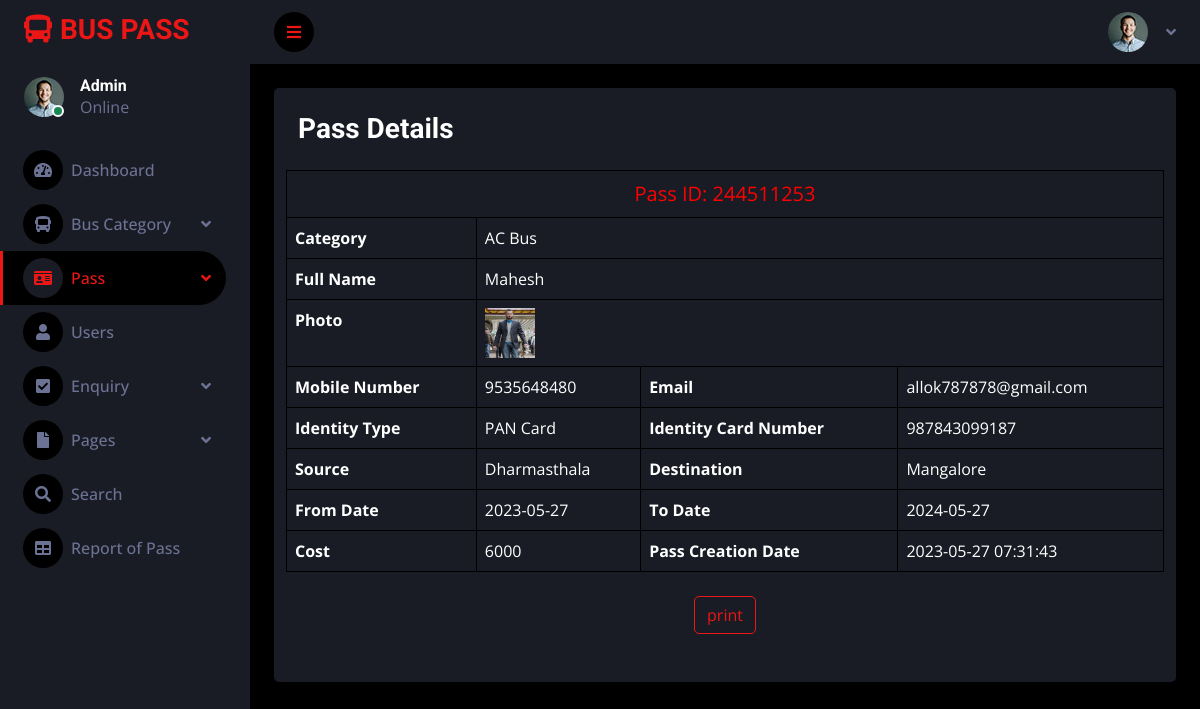
Screenshot of /admin/view-pass-detail.php?viewid=9 (signed in) with the database file from the repository.
### tables this page shows
CREATE TABLE `tblpass` (
  `ID` int(10) NOT NULL,
  `PassNumber` varchar(200) DEFAULT NULL,
  `FullName` varchar(200) DEFAULT NULL,
  `ProfileImage` varchar(200) DEFAULT NULL,
  `ContactNumber` bigint(10) DEFAULT NULL,
  `Email` varchar(200) DEFAULT NULL,
  `IdentityType` varchar(200) DEFAULT NULL,
  `IdentityCardno` varchar(200) DEFAULT NULL,
  `Category` varchar(100) DEFAULT NULL,
  `Source` varchar(200) DEFAULT NULL,
  `Destination` varchar(200) DEFAULT NULL,
  `FromDate` varchar(200) DEFAULT NULL,
  `ToDate` varchar(200) DEFAULT NULL,
  `Cost` decimal(10,0) DEFAULT NULL,
  `Status` varchar(50) NOT NULL DEFAULT 'Pending',
  `Payment` varchar(100) NOT NULL DEFAULT 'Not Done',
  `PasscreationDate` timestamp NULL DEFAULT current_timestamp()
);

### admin/view-pass-detail.php (the view, shortened to what this page needs)
<?php
include('includes/dbconnection.php');
if (strlen($_SESSION['bpmsaid']==0)) {
  header('location:logout.php');
  } else{
?>
<!DOCTYPE html>
<html lang="en">
<head>
    <link href="https://cdnjs.cloudflare.com/ajax/libs/font-awesome/5.10.0/css/all.min.css" rel="stylesheet">
    <link href="https://cdn.jsdelivr.net/npm/bootstrap-icons@1.4.1/font/bootstrap-icons.css" rel="stylesheet">
    <link href="lib/owlcarousel/assets/owl.carousel.min.css" rel="stylesheet">
    <link href="lib/tempusdominus/css/tempusdominus-bootstrap-4.min.css" rel="stylesheet" />
    <link href="css/bootstrap.min.css" rel="stylesheet">
    <link href="css/style.css" rel="stylesheet">
</head>
<body>
    <?php include('includes/sidebar2.php');?>
    <div class="content">
    <?php include_once('includes/header.php');?>
    <div class="container-fluid position-relative d-flex p-0">
        <div class="container-fluid pt-4 px-4">
        <div class="col-12">
                        <div class="bg-secondary rounded h-100 p-4">
                        <div class="row" id="divToPrint">
                            <h3 class="mb-4">Pass Details</h3>
                            <?php
$vid=$_GET['viewid'];
$sql="SELECT * from  tblpass where ID=$vid";
$query = $dbh -> prepare($sql);
$query->execute();
$results=$query->fetchAll(PDO::FETCH_OBJ);
$cnt=1;
if($query->rowCount() > 0)
{
foreach($results as $row)
{               ?>
                                    <table border="1" class="table table-bordered" >
                                    <tr align="center">
<td colspan="6" style="font-size:20px;color:red">
 Pass ID: <?php  echo ($row->PassNumber);?></td></tr>
   <tr>
        <th scope>Category</th>
    <td colspan="3"><?php  echo ($row->Category);?></td>
  </tr>
<tr>
    <th scope>Full Name</th>
    <td colspan="3"><?php  echo ($row->FullName);?></td>
  </tr>
  <tr>
    <th scope>Photo</th>
    <td colspan="3"><img src="images/<?php  echo ($row->ProfileImage);?>" width="50" height="50"></td>
  </tr>
  <tr>
    <th scope>Mobile Number</th>
    <td><?php  echo ($row->ContactNumber);?></td>
    <th scope>Email</th>
    <td><?php  echo ($row->Email);?></td>
  </tr>
<tr>
    <th scope>Identity Type</th>
    <td><?php  echo ($row->IdentityType);?></td>
    <th scope>Identity Card Number</th>
    <td><?php  echo ($row->IdentityCardno);?></td>
  </tr>
  <tr>
    <th scope>Source</th>
    <td><?php  echo ($row->Source);?></td>
    <th scope>Destination</th>
    <td><?php  echo ($row->Destination);?></td>
  </tr>
<tr>
    <th scope>From Date</th>
    <td><?php  echo ($row->FromDate);?></td>
    <th scope>To Date</th>
    <td><?php  echo ($row->ToDate);?></td>
  </tr>
  <tr>
    <th scope>Cost</th>
    <td><?php  echo ($row->Cost);?></td>
    <th scope>Pass Creation Date</th>
    <td><?php  echo ($row->PasscreationDate);?></td>
  </tr>
   <?php $cnt=$cnt+1;}} ?>
   </table>
   </div>
   <p style="text-align: center;font-size: 20px; color: red;">
   <input type="button" class="btn btn-outline-primary m-2"  value="print" onclick="PrintDiv();" /></p>
</div>
</div>
</div>
</div>
</body>
</html>
<?php }  ?>

### admin/includes/sidebar2.php (shortened to what this page needs)
<?php
include('includes/dbconnection.php');
?>
<!DOCTYPE html>
<html lang="en">
<head>
    <link href="https://cdnjs.cloudflare.com/ajax/libs/font-awesome/5.10.0/css/all.min.css" rel="stylesheet">
    <link href="https://cdn.jsdelivr.net/npm/bootstrap-icons@1.4.1/font/bootstrap-icons.css" rel="stylesheet">
    <link href="lib/owlcarousel/assets/owl.carousel.min.css" rel="stylesheet">
    <link href="lib/tempusdominus/css/tempusdominus-bootstrap-4.min.css" rel="stylesheet" />
    <link href="css/bootstrap.min.css" rel="stylesheet">
    <link href="css/style.css" rel="stylesheet">
</head>
<body>
 <div class="sidebar pe-4 pb-3">
            <nav class="navbar bg-secondary navbar-dark">
                <a href="dashboard.php" class="navbar-brand mx-4 mb-3">
                    <h3 class="text-primary"><i class="fa fa-bus me-2"></i>BUS PASS</h3>
                </a>
                <div class="d-flex align-items-center ms-4 mb-4">
                    <div class="position-relative">
                        <img class="rounded-circle" src="img/user.jpg" alt="" style="width: 40px; height: 40px;">
                        <div class="bg-success rounded-circle border border-2 border-white position-absolute end-0 bottom-0 p-1"></div>
                    </div>
                    <?php
                            $aid = $_SESSION['bpmsaid'];
                            $sql = "SELECT AdminName FROM tbladmin WHERE ID=:aid";
                            $query = $dbh->prepare($sql);
                            $query->bindParam(':aid', $aid, PDO::PARAM_STR);
                            $query->execute();
                            $results = $query->fetchAll(PDO::FETCH_OBJ);
                            if ($query->rowCount() > 0) {
                                foreach ($results as $row) {
                            ?>
                    <div class="ms-3">
                        <h6 class="mb-0"><?php echo $row->AdminName; ?></h6>
                        <span>Online</span>
                    </div>
                    <?php $cnt = $cnt + 1;
                                }
                            } ?>
                </div>
                <div class="navbar-nav w-100">
                    <a href="dashboard.php" class="nav-item nav-link "><i class="fa fa-tachometer-alt me-2"></i>Dashboard</a>
                    <div class="nav-item dropdown">
                        <a href="#" class="nav-link dropdown-toggle" data-bs-toggle="dropdown"><i class="fa fa-bus me-2"></i>Bus Category</a>
                    </div>
                    <div class="nav-item dropdown">
                        <a href="#" class="nav-link dropdown-toggle active" data-bs-toggle="dropdown"><i class="fa fa-id-card me-2"></i>Pass</a>
                    </div>
                    <a href="manage-user.php" class="nav-item nav-link"><i class="fa fa-user me-2"></i>Users</a>
                    <div class="nav-item dropdown">
                        <a href="#" class="nav-link dropdown-toggle" data-bs-toggle="dropdown"><i class="fa fa-check-square me-2"></i>Enquiry</a>
                    </div>
                    <div class="nav-item dropdown">
                        <a href="#" class="nav-link dropdown-toggle" data-bs-toggle="dropdown"><i class="fa fa-file me-2"></i>Pages</a>
                    </div>
                    <a href="search-pass.php" class="nav-item nav-link"><i class="fa fa-search me-2"></i>Search</a>
                    <a href="pass-bwdates-report.php" class="nav-item nav-link"><i class="fa fa-table me-2"></i>Report of Pass</a>
                </div>
            </nav>
        </div>
</body>
</html>

### admin/css/style.css (style rules this page uses)
:root { --primary: #EB1616; --secondary: #191C24; --light: #6C7293; --dark: #000000; }
.btn { transition: .5s; }
.sidebar { position: fixed; top: 0; left: 0; bottom: 0; width: 250px; height: 100vh; overflow-y: auto; background: var(--secondary); transition: 0.5s; z-index: 999; }
.content { margin-left: 250px; min-height: 100vh; background: var(--dark); transition: 0.5s; }
@media (min-width: 992px) { .sidebar { margin-left: 0; } }
@media (min-width: 992px) { .content { width: calc(100% - 250px); } }
.sidebar .navbar .navbar-nav .nav-link { padding: 7px 20px; color: var(--light); font-weight: 500; border-left: 3px solid var(--secondary); border-radius: 0 30px 30px 0; outline: none; }
.sidebar .navbar .navbar-nav .nav-link:hover, .sidebar .navbar .navbar-nav .nav-link.active { color: var(--primary); background: var(--dark); border-color: var(--primary); }
.sidebar .navbar .navbar-nav .nav-link i { width: 40px; height: 40px; display: inline-flex; align-items: center; justify-content: center; background: var(--dark); border-radius: 40px; }
.sidebar .navbar .navbar-nav .nav-link:hover i, .sidebar .navbar .navbar-nav .nav-link.active i { background: var(--secondary); }
.sidebar .navbar .dropdown-toggle::after { position: absolute; top: 15px; right: 15px; border: none; content: "\f107"; font-family: "Font Awesome 5 Free"; font-weight: 900; transition: .5s; }

### rows the page displays
tblpass: PassNumber "244511253", Category "AC Bus", FullName "Mahesh", ProfileImage (picture), ContactNumber "9535648480", Email "allok787878@gmail.com", IdentityType "PAN Card", IdentityCardno "987843099187", Source "Dharmasthala", Destination "Mangalore", FromDate "2023-05-27", ToDate "2024-05-27", Cost "6000", PasscreationDate "2023-05-27 07:31:43"

### other values shown
$row->AdminName "Admin"
